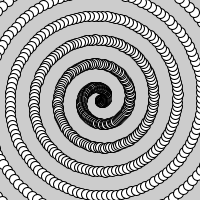
Frame 1 (no input)
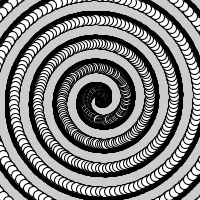
Frame 60 (the mouse pressed at the canvas centre just before this capture)
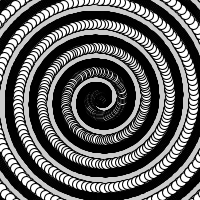
Frame 120 (the mouse held since frame 60 and released just before this capture)

The Processing sketch that drew these frames (run headless with seeded random() and noise(); from frame 60 on, the mouse is pressed at the canvas centre):

// Processing sketch: processing_15129
// ── processing_15129.pde

void setup() {
  size( 200,200);
}
void draw(){
  float b=0;
for(int a=0;a<360*8;a=a+3){
  point(100,100);
   ellipse(100+b*sin(radians(a+frameCount)),100+b*cos(radians(a+frameCount)),10,10);
b = b+0.2;
}

}
      
